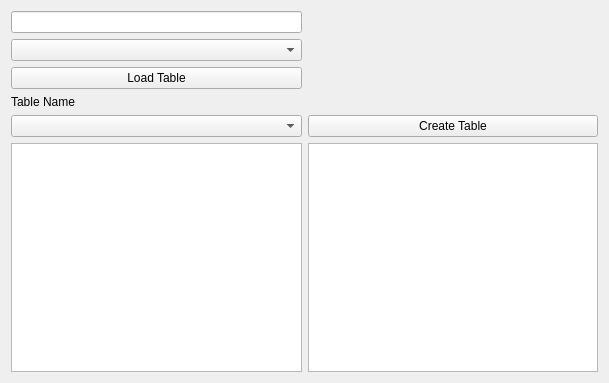
           <widget class="QWidget" name="Database">
            <property name="geometry">
             <rect>
              <x>0</x>
              <y>0</y>
              <width>609</width>
              <height>383</height>
             </rect>
            </property>
            <attribute name="label">
             <string>Database</string>
            </attribute>
            <layout class="QVBoxLayout" name="verticalLayout_7">
             <item>
              <layout class="QGridLayout" name="gridLayout_2">
               <item row="5" column="0">
                <widget class="QComboBox" name="cmbDatabaseTable"/>
               </item>
               <item row="6" column="0">
                <widget class="QListView" name="lstDatabaseTable"/>
               </item>
               <item row="1" column="0">
                <widget class="QComboBox" name="cmbDatabaseTable_2">
                 <property name="editable">
                  <bool>false</bool>
                 </property>
                </widget>
               </item>
               <item row="6" column="1">
                <widget class="QListView" name="lstFieldNames"/>
               </item>
               <item row="2" column="0">
                <widget class="QPushButton" name="cmdScan">
                 <property name="text">
                  <string>Load Table</string>
                 </property>
                </widget>
               </item>
               <item row="4" column="0">
                <widget class="QLabel" name="lblTableName">
                 <property name="text">
                  <string>Table Name</string>
                 </property>
                 <property name="buddy">
                  <cstring>cmbDatabaseTable</cstring>
                 </property>
                </widget>
               </item>
               <item row="5" column="1">
                <widget class="QPushButton" name="cmdCreateTable">
                 <property name="text">
                  <string>Create Table</string>
                 </property>
                 <property name="checkable">
                  <bool>false</bool>
                 </property>
                </widget>
               </item>
               <item row="0" column="0">
                <widget class="QLineEdit" name="cmbSearchString">
                 <property name="sizePolicy">
                  <sizepolicy hsizetype="MinimumExpanding" vsizetype="Fixed">
                   <horstretch>0</horstretch>
                   <verstretch>0</verstretch>
                  </sizepolicy>
                 </property>
                </widget>
               </item>
              </layout>
             </item>
            </layout>
           </widget>
